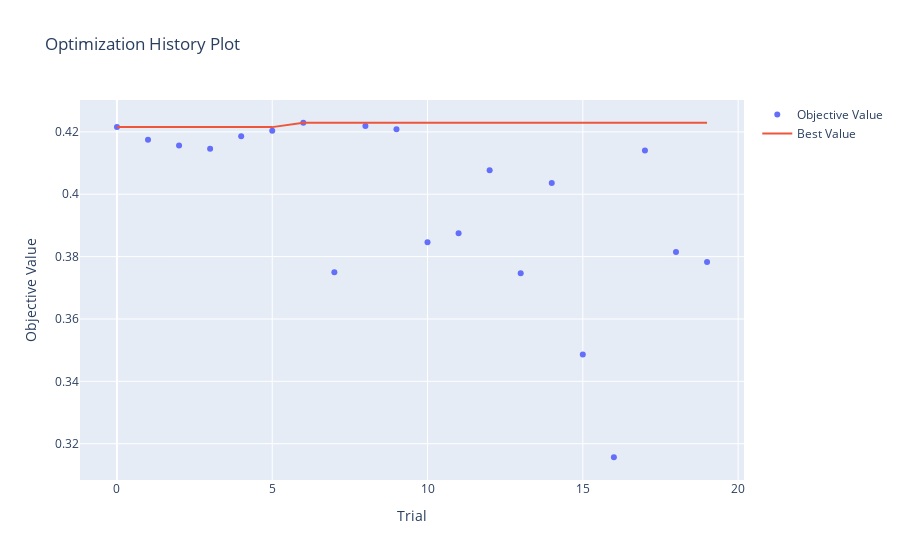
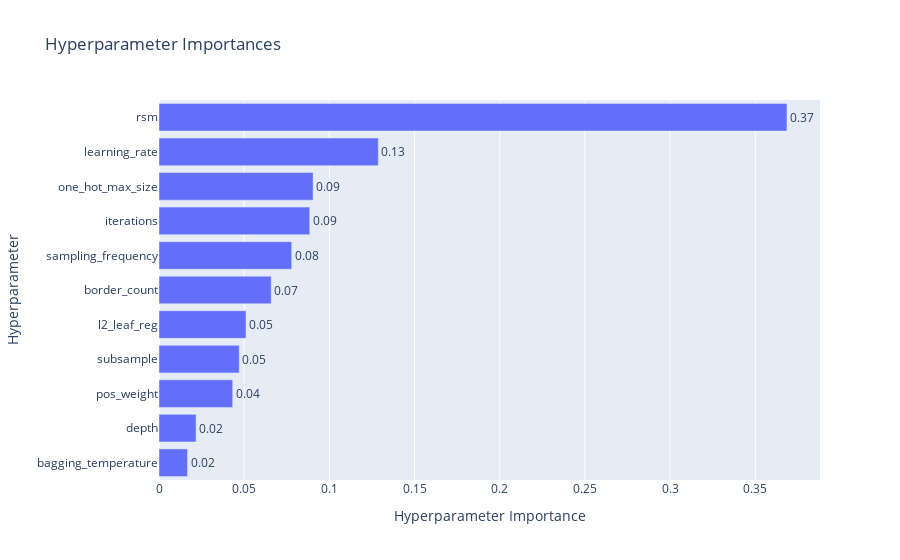

These figures' notebook cell, in order:
### Markdown cell above
(Takes around 5 minutes on my computer)

### Code cell
study = optuna.create_study(direction="maximize")
study.optimize(objective, n_trials=20, show_progress_bar=True)

print_optuna_results(study)
visualize_optuna_results(study)

### Figure 1 — Plotly figure (JSON) as saved in the notebook; plotly's stock layout.template omitted (floating-point values rounded to 4 significant figures)
{"data": [{"mode": "markers", "name": "Objective Value", "type": "scatter", "x": [0, 1, 2, 3, 4, 5, 6, 7, 8, 9, 10, 11, 12, 13, 14, 15, 16, 17, 18, 19], "y": [0.4215, 0.4175, 0.4156, 0.4146, 0.4186, 0.4204, 0.4229, 0.375, 0.4219, 0.4209, 0.3846, 0.3875, 0.4077, 0.3747, 0.4036, 0.3486, 0.3157, 0.414, 0.3815, 0.3783]}, {"mode": "lines", "name": "Best Value", "type": "scatter", "x": [0, 1, 2, 3, 4, 5, 6, 7, 8, 9, 10, 11, 12, 13, 14, 15, 16, 17, 18, 19], "y": [0.4215, 0.4215, 0.4215, 0.4215, 0.4215, 0.4215, 0.4229, 0.4229, 0.4229, 0.4229, 0.4229, 0.4229, 0.4229, 0.4229, 0.4229, 0.4229, 0.4229, 0.4229, 0.4229, 0.4229]}, {"marker": {"color": "#cccccc"}, "mode": "markers", "name": "Infeasible Trial", "showlegend": false, "type": "scatter", "x": [], "y": []}], "layout": {"title": {"text": "Optimization History Plot"}, "xaxis": {"title": {"text": "Trial"}}, "yaxis": {"title": {"text": "Objective Value"}}}}

### Figure 2 — Plotly figure (JSON) as saved in the notebook; plotly's stock layout.template omitted (floating-point values rounded to 4 significant figures)
{"data": [{"cliponaxis": false, "hovertemplate": ["bagging_temperature (FloatDistribution): 0.016755361835319952<extra></extra>", "depth (IntDistribution): 0.021772540632996447<extra></extra>", "pos_weight (IntDistribution): 0.04326261369997932<extra></extra>", "subsample (FloatDistribution): 0.0471024275654439<extra></extra>", "l2_leaf_reg (FloatDistribution): 0.05108269323908753<extra></extra>", "border_count (IntDistribution): 0.06586768409325511<extra></extra>", "sampling_frequency (CategoricalDistribution): 0.07790214783504242<extra></extra>", "iterations (IntDistribution): 0.08849217808791925<extra></extra>", "one_hot_max_size (IntDistribution): 0.09043735899952<extra></extra>", "learning_rate (FloatDistribution): 0.12871963035683576<extra></extra>", "rsm (FloatDistribution): 0.36860536365460034<extra></extra>"], "name": "Objective Value", "orientation": "h", "text": ["0.02", "0.02", "0.04", "0.05", "0.05", "0.07", "0.08", "0.09", "0.09", "0.13", "0.37"], "textposition": "outside", "type": "bar", "x": [0.01676, 0.02177, 0.04326, 0.0471, 0.05108, 0.06587, 0.0779, 0.08849, 0.09044, 0.1287, 0.3686], "y": ["bagging_temperature", "depth", "pos_weight", "subsample", "l2_leaf_reg", "border_count", "sampling_frequency", "iterations", "one_hot_max_size", "learning_rate", "rsm"]}], "layout": {"title": {"text": "Hyperparameter Importances"}, "xaxis": {"title": {"text": "Hyperparameter Importance"}}, "yaxis": {"title": {"text": "Hyperparameter"}}}}
